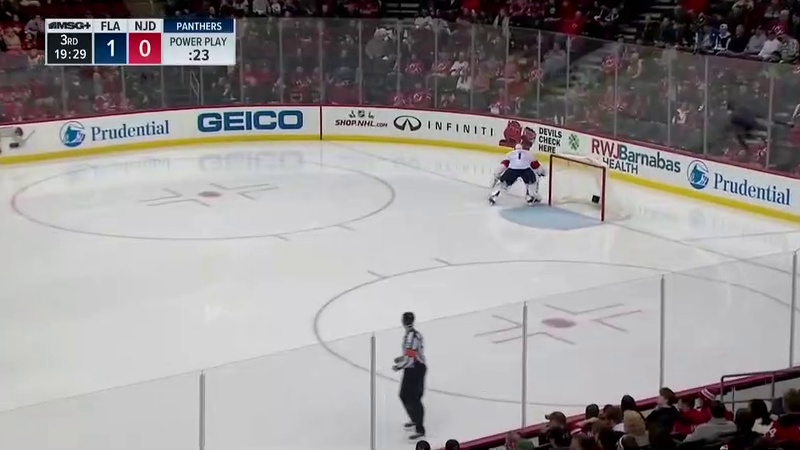
#> input picture frame1250.jpg, 800 x 450 px
$ python detectCircel.py
#> lines starting #> are read from the running program, lines starting #| are printed output that depends on the picture; after the words box and inside, x2 and y2 are one past the last pixel; in counts of white or black regions, pixels touching at a corner belong together
import cv2
import numpy as np

img = cv2.imread('frame1250.jpg')
#> img is the input picture: shape (450, 800, 3); mean B, G, R 147.6, 147.3, 151.2
gray = cv2.cvtColor(img,cv2.COLOR_BGR2GRAY)
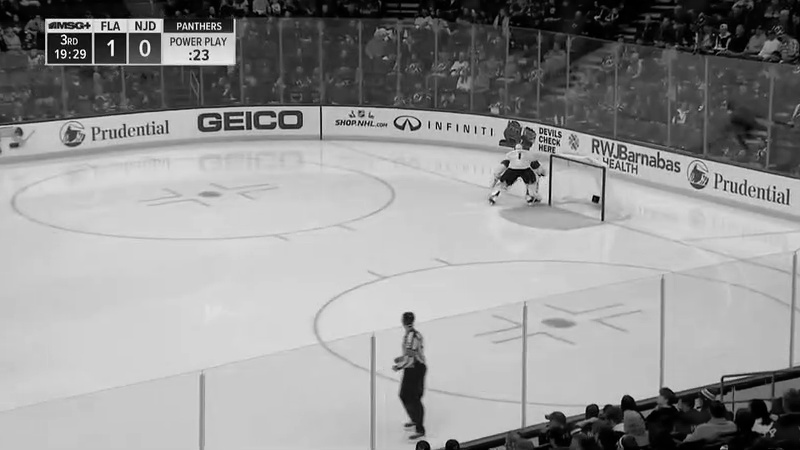
#> gray: shape (450, 800); min 0, max 254, mean 148.4
cv2.imshow('gray.jpg',gray)
edges = cv2.Canny(gray,20,150,apertureSize = 3)
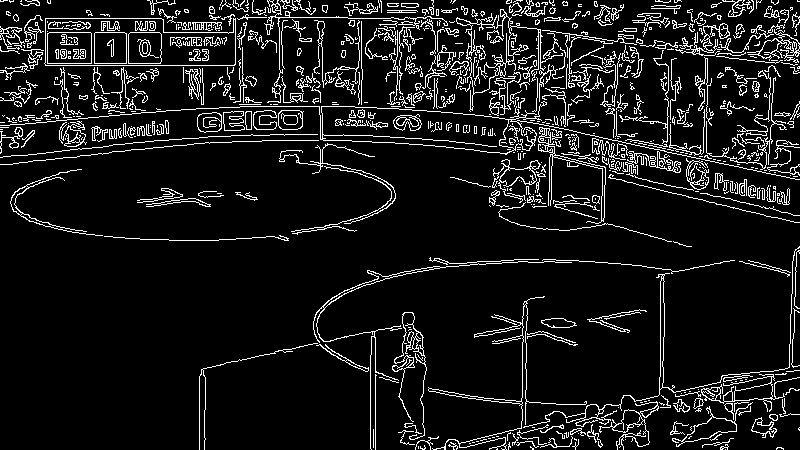
#> edges: shape (450, 800); 9.4% white in thin lines or dots
cv2.imshow('edges.jpg',edges)
lines = cv2.HoughLines(edges,1,np.pi/180,200)
#> lines = 43 rows, first 8: [32, 1.57], [65, 1.57], [9, 1.78], [18, 1.57], [125, 1.48], [122, 1.62], [156, 1.47], [24, 1.82]
for line in lines:
    for rho, theta in line:
        a = np.cos(theta)
        b = np.sin(theta)
        x0 = a*rho
        y0 = b*rho
        x1 = int(x0 + 1000*(-b))
        y1 = int(y0 + 1000*(a))
        x2 = int(x0 - 1000*(-b))
        y2 = int(y0 - 1000*(a))
        cv2.line(img,(x1,y1),(x2,y2),(0,0,255),2)
#> this loop made 43 passes
#> line on passes 1 to 12: [[32, 1.57]], [[65, 1.57]], [[9, 1.78]], [[18, 1.57]], [[125, 1.48]], [[122, 1.62]], [[156, 1.47]], [[24, 1.82]], [[135, 1.59]], [[129, 1.59]], [[123, 1.61]], [[126, 1.47]]
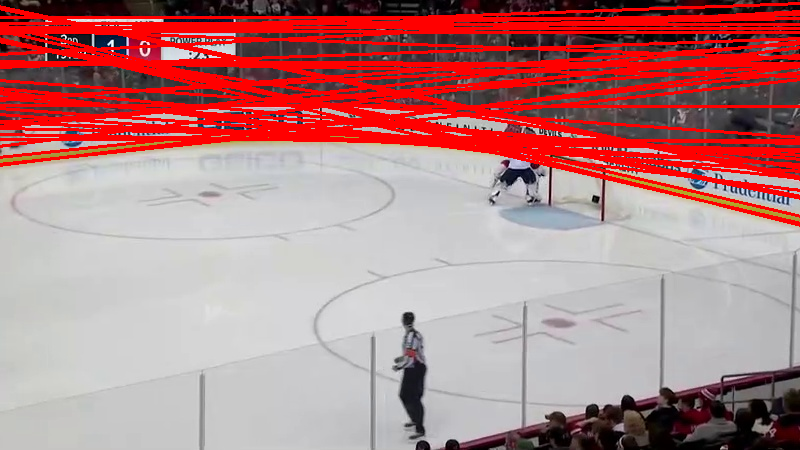
#> img: shape (450, 800, 3); 19.18% of pixels changed, all inside (x1, y1, x2, y2) = (0, 2, 800, 227)
#> (the run stopped early here; a loop or call above may not have finished)

$ run again, with image1.jpg copied over frame1250.jpg
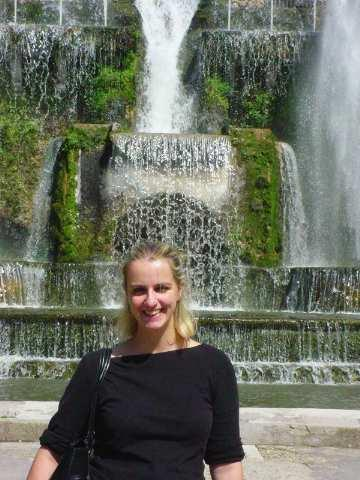
#> input picture image1.jpg, 360 x 480 px
#> img is the input picture: shape (480, 360, 3); mean B, G, R 98.3, 111.8, 107.2
#> `edges = cv2.Canny(gray,20,150,apertureSize = 3)`:
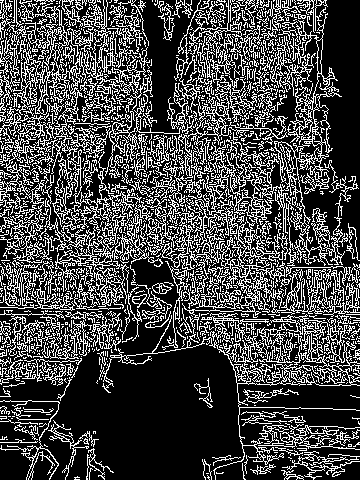
#> edges: shape (480, 360); 27.8% white in thin lines or dots
#> lines = 249 rows, first 8: [25, 2.36], [21, 2.36], [13, 2.36], [1, 2.36], [18, 2.36], [11, 2.36], [16, 2.36], [30, 2.36]
#> the loop `for line in lines:` made 249 passes
#> after the loop `for line in lines:`:
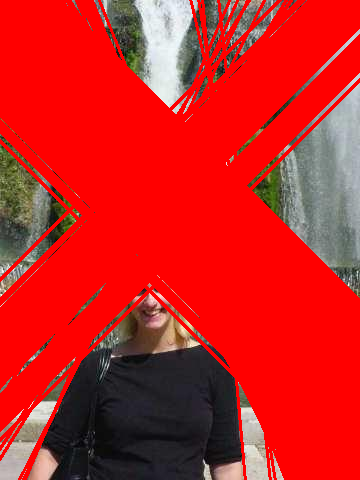
#> img: shape (480, 360, 3); mean B, G, R 32.4, 34.7, 199.3
